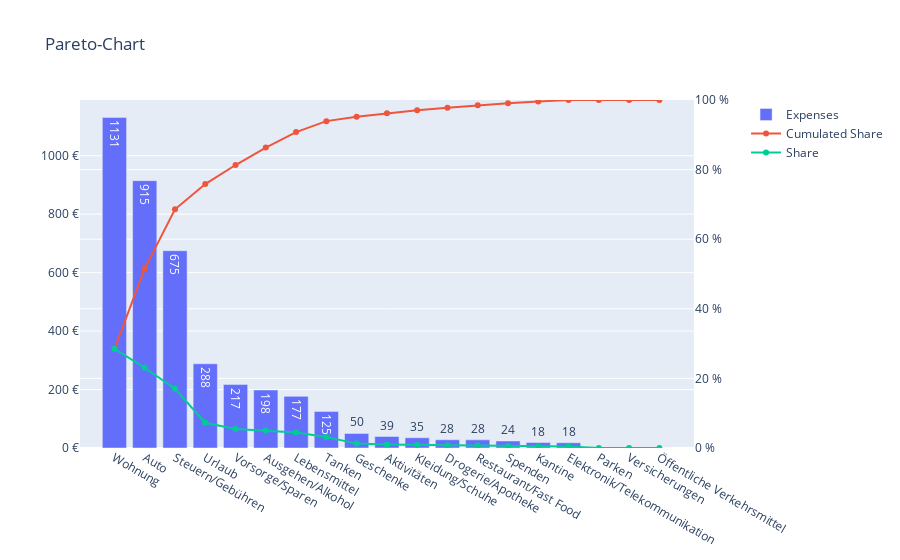

The notebook cell saved with this chart:
### Code cell
test_pareto = create_pareto(df=test_grouped_df[test_grouped_df["monat_jahr"] == "2024-08"], 
                     x_axis="kategorie", 
                     y_axis="preis",
                     title_y_axis="Expenses",
                     unit="€",
                     show_share=True)
test_pareto.show()

### Figure 1 — Plotly figure (JSON) as saved in the notebook; plotly's stock layout.template omitted (floating-point values rounded to 4 significant figures)
{"data": [{"name": "Expenses", "text": [1131, 915, 675, 288, 217, 198, 177, 125, 50, 39, 35, 28, 28, 24, 18, 18, 0, 0, 0], "textposition": "auto", "type": "bar", "x": ["Wohnung", "Auto", "Steuern/Gebühren", "Urlaub", "Vorsorge/Sparen", "Ausgehen/Alkohol", "Lebensmittel", "Tanken", "Geschenke", "Aktivitäten", "Kleidung/Schuhe", "Drogerie/Apotheke", "Restaurant/Fast Food", "Spenden", "Kantine", "Elektronik/Telekommunikation", "Parken", "Versicherungen", "Öffentliche Verkehrsmittel"], "xaxis": "x", "y": [1131.0, 914.5, 675.0, 288.1, 217, 198.5, 176.6, 125.2, 49.9, 39.3, 35, 28.13, 28, 24, 18.5, 17.99, 0, 0, 0], "yaxis": "y"}, {"name": "Cumulated Share", "type": "scatter", "x": ["Wohnung", "Auto", "Steuern/Gebühren", "Urlaub", "Vorsorge/Sparen", "Ausgehen/Alkohol", "Lebensmittel", "Tanken", "Geschenke", "Aktivitäten", "Kleidung/Schuhe", "Drogerie/Apotheke", "Restaurant/Fast Food", "Spenden", "Kantine", "Elektronik/Telekommunikation", "Parken", "Versicherungen", "Öffentliche Verkehrsmittel"], "xaxis": "x", "y": [28.51, 51.57, 68.58, 75.85, 81.32, 86.32, 90.77, 93.93, 95.19, 96.18, 97.06, 97.77, 98.48, 99.08, 99.55, 100.0, 100.0, 100.0, 100.0], "yaxis": "y2"}, {"name": "Share", "type": "scatter", "x": ["Wohnung", "Auto", "Steuern/Gebühren", "Urlaub", "Vorsorge/Sparen", "Ausgehen/Alkohol", "Lebensmittel", "Tanken", "Geschenke", "Aktivitäten", "Kleidung/Schuhe", "Drogerie/Apotheke", "Restaurant/Fast Food", "Spenden", "Kantine", "Elektronik/Telekommunikation", "Parken", "Versicherungen", "Öffentliche Verkehrsmittel"], "xaxis": "x", "y": [28.51, 23.05, 17.01, 7.263, 5.47, 5.004, 4.452, 3.157, 1.258, 0.9907, 0.8823, 0.7091, 0.7058, 0.605, 0.4664, 0.4535, 0, 0, 0], "yaxis": "y2"}], "layout": {"title": {"text": "Pareto-Chart<br><sub></sub>"}, "xaxis": {"anchor": "y", "domain": [0, 0.94]}, "yaxis": {"anchor": "x", "domain": [0, 1], "showgrid": true, "ticksuffix": " €"}, "yaxis2": {"anchor": "x", "overlaying": "y", "range": [0, 100], "showgrid": true, "side": "right", "ticksuffix": " %"}}}
